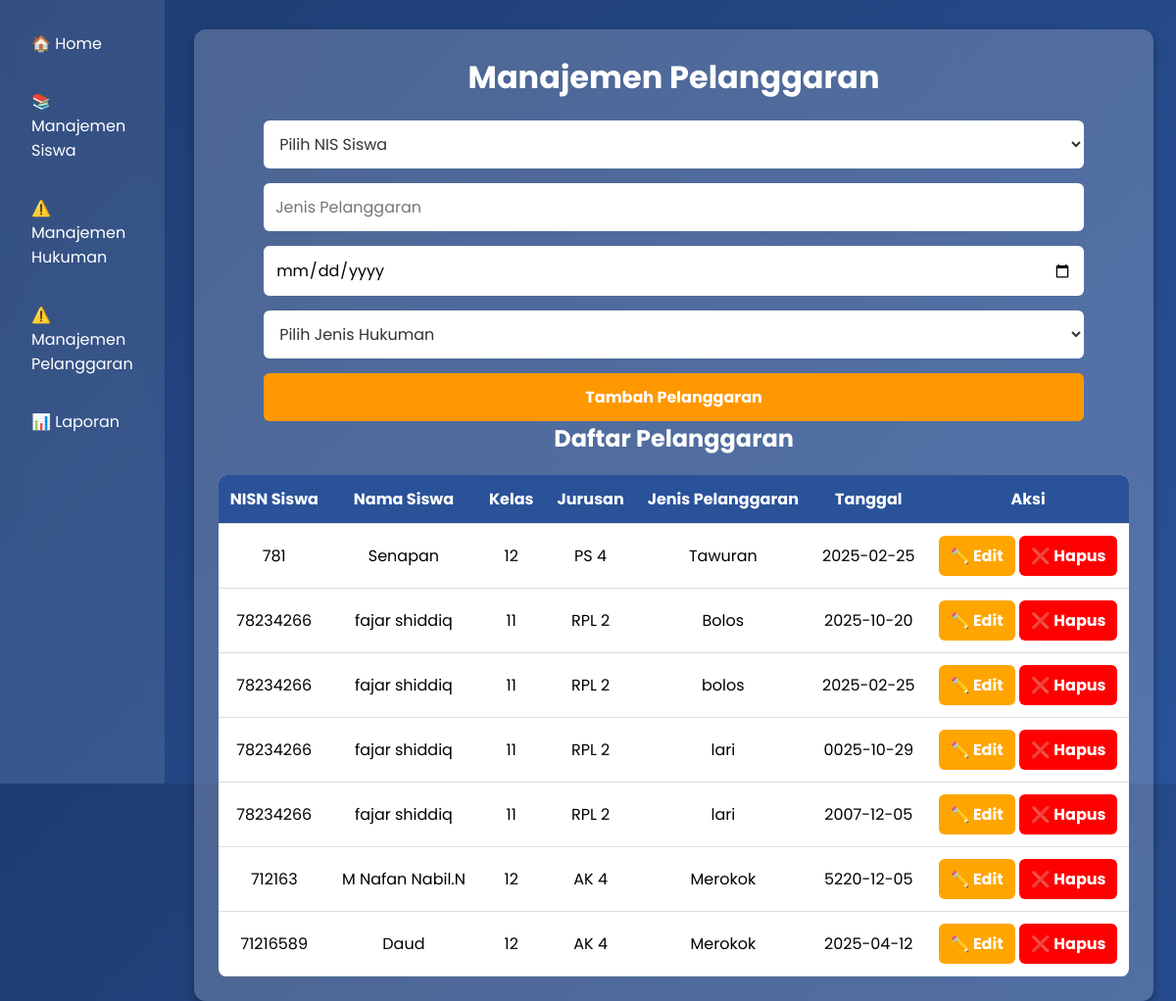
The page /pelanggaran_siswa/pelanggaran.php on the database its author committed.
### tables this page shows
CREATE TABLE `pelanggaran` (
  `id` int(11) NOT NULL,
  `id_siswa` int(11) NOT NULL,
  `jenis_pelanggaran` varchar(255) NOT NULL,
  `tanggal` date NOT NULL,
  `keterangan` text DEFAULT NULL,
  `jenis_hukuman` varchar(255) DEFAULT NULL,
  `id_hukuman` int(11) DEFAULT NULL
);

CREATE TABLE `siswa` (
  `id` int(11) NOT NULL,
  `nis` int(20) NOT NULL,
  `nama` varchar(100) NOT NULL,
  `kelas` enum('10','11','12') NOT NULL,
  `jurusan` enum('RPL 1','RPL 2','AP 1','AP 2','AP 3','AP 4','AK 1','AK 2','AK 3','AK 4','PS 1','PS 2','PS 3','PS 4') NOT NULL,
  `jenis_kelamin` enum('Laki-laki','Perempuan') NOT NULL
);

### pelanggaran_siswa/pelanggaran.php (the view, shortened to what this page needs)
<?php
include 'koneksi.php';
$pelanggaran = mysqli_query($koneksi,
    "SELECT p.id, s.nis, s.nama AS nama_siswa, s.jurusan, s.kelas, p.jenis_pelanggaran, p.tanggal
     FROM pelanggaran p
     JOIN siswa s ON p.id_siswa = s.id"
);
?>
<!DOCTYPE html>
<html lang="id">
<head>
</head>
<body>
    <div class="sidebar">
        <a href="admin_dashboard.php">🏠 Home</a>
        <a href="siswa.php">📚 Manajemen Siswa</a>
        <a href="hukuman.php">⚠️ Manajemen Hukuman</a>
        <a href="pelanggaran.php">⚠️ Manajemen Pelanggaran</a>
        <a href="laporan.php">📊 Laporan</a>
    </div>
    <div class="content">
        <div class="container">
            <h1>Manajemen Pelanggaran</h1>
            <form method="POST">
                <select name="nis" required>
                    <option value="">Pilih NIS Siswa</option>
                </select>
                <input type="text" name="jenis_pelanggaran" placeholder="Jenis Pelanggaran" required>
                <input type="date" name="tanggal" required>
                <select name="jenis_hukuman" required>
                    <option value="">Pilih Jenis Hukuman</option>
                </select>
                <button type="submit" name="tambah">Tambah Pelanggaran</button>
            </form>
            <h2>Daftar Pelanggaran</h2>
            <table>
                <tr>
                    <th>NISN Siswa</th>
                    <th>Nama Siswa</th>
                    <th>Kelas</th>
                    <th>Jurusan</th>
                    <th>Jenis Pelanggaran</th>
                    <th>Tanggal</th>
                    <th>Aksi</th>
                </tr>
                <?php while ($row = mysqli_fetch_assoc($pelanggaran)) { ?>
                <tr>
                    <td><?= $row['nis']; ?></td>
                    <td><?= $row['nama_siswa']; ?></td>
                    <td><?= $row['kelas']; ?></td>
                    <td><?= $row['jurusan']; ?></td>
                    <td><?= $row['jenis_pelanggaran']; ?></td>
                    <td><?= $row['tanggal']; ?></td>
                    <td>
                        <a href="edit_pelanggaran.php?id=<?= $row['id']; ?>" class="btn btn-edit">✏️ Edit</a>
                        <a href="hapus_pelanggaran.php?id=<?= $row['id']; ?>" class="btn btn-delete"
                            onclick="return confirm('Yakin ingin menghapus data ini?')">❌ Hapus</a>
                    </td>
                </tr>
                <?php } ?>
            </table>
        </div>
    </div>
</body>
</html>

### pelanggaran_siswa/pelanggaran.php (style rules this page uses)
* { margin: 0; padding: 0; box-sizing: border-box; font-family: 'Poppins', sans-serif; }
body { display: flex; height: 100vh; background: linear-gradient(135deg, #1e3c72, #2a5298); color: white; }
.sidebar { width: 250px; background: rgba(255, 255, 255, 0.1); padding: 20px; backdrop-filter: blur(10px); height: 100vh; }
.sidebar a { display: block; padding: 12px; color: white; text-decoration: none; margin-bottom: 10px; border-radius: 5px; transition: 0.3s; }
.content { flex: 1; padding: 30px; }
.container { background: rgba(255, 255, 255, 0.2); padding: 25px; border-radius: 12px; box-shadow: 0 4px 10px rgba(0, 0, 0, 0.3); }
h1, h2 { text-align: center; margin-bottom: 20px; }
form { display: flex; flex-direction: column; gap: 15px; align-items: center; }
input, select, button { width: 90%; padding: 12px; border: none; border-radius: 6px; font-size: 16px; }
select { background: white; color: #333; }
button { background: #ff9800; color: white; cursor: pointer; font-weight: bold; transition: 0.3s; }
table { width: 100%; border-collapse: collapse; margin-top: 20px; background: white; color: black; border-radius: 8px; overflow: hidden; }
th, td { padding: 12px; text-align: center; border-bottom: 1px solid #ddd; white-space: nowrap; }
th { background: #2a5298; color: white; }
.btn { display: inline-block; padding: 8px 12px; border-radius: 6px; text-decoration: none; font-weight: bold; transition: 0.3s; }
.btn-edit { background: orange; color: white; }
.btn-delete { background: red; color: white; }

### rows shown on the page
pelanggaran: id_siswa.nis "781", id_siswa.nama "Senapan", id_siswa.kelas "12", id_siswa.jurusan "PS 4", jenis_pelanggaran "Tawuran", tanggal "2025-02-25"
pelanggaran: id_siswa.nis "78234266", id_siswa.nama "fajar shiddiq", id_siswa.kelas "11", id_siswa.jurusan "RPL 2", jenis_pelanggaran "Bolos", tanggal "2025-10-20"
pelanggaran: id_siswa.nis "78234266", id_siswa.nama "fajar shiddiq", id_siswa.kelas "11", id_siswa.jurusan "RPL 2", jenis_pelanggaran "bolos", tanggal "2025-02-25"
pelanggaran: id_siswa.nis "78234266", id_siswa.nama "fajar shiddiq", id_siswa.kelas "11", id_siswa.jurusan "RPL 2", jenis_pelanggaran "lari", tanggal "0025-10-29"
pelanggaran: id_siswa.nis "78234266", id_siswa.nama "fajar shiddiq", id_siswa.kelas "11", id_siswa.jurusan "RPL 2", jenis_pelanggaran "lari", tanggal "2007-12-05"
pelanggaran: id_siswa.nis "712163", id_siswa.nama "M Nafan Nabil.N", id_siswa.kelas "12", id_siswa.jurusan "AK 4", jenis_pelanggaran "Merokok", tanggal "5220-12-05"
pelanggaran: id_siswa.nis "71216589", id_siswa.nama "Daud", id_siswa.kelas "12", id_siswa.jurusan "AK 4", jenis_pelanggaran "Merokok", tanggal "2025-04-12"
